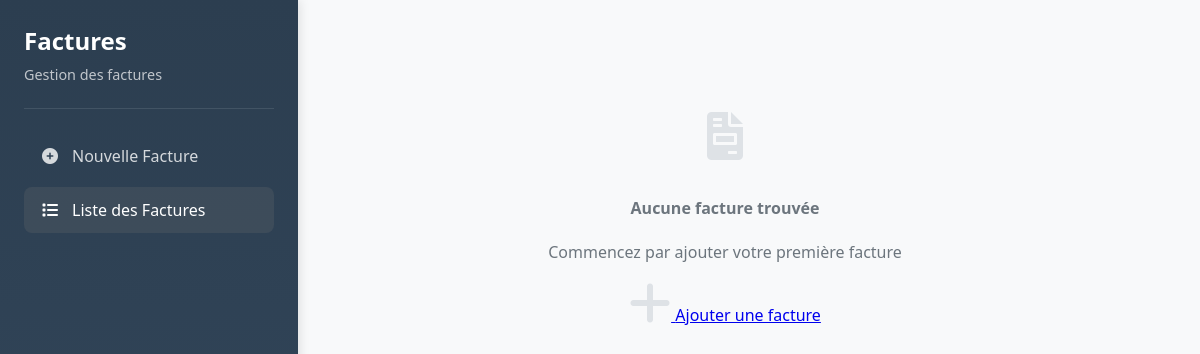
Page /scanFacture/liste/ (signed in) on the earlier database version.
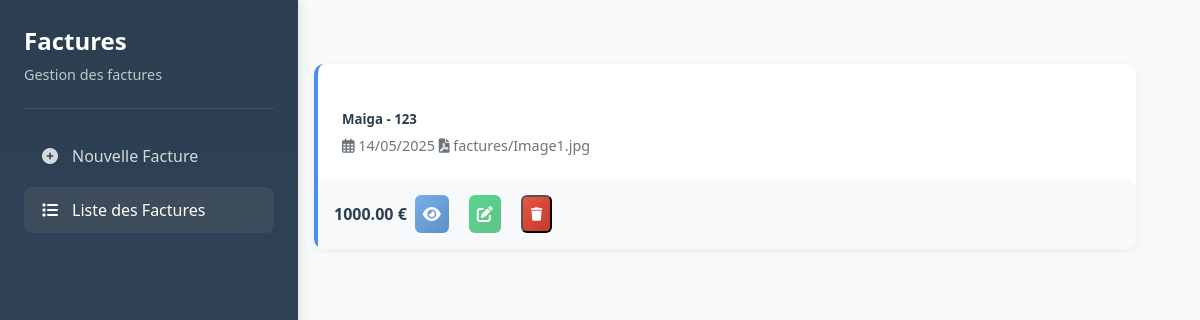
Same page on the later database version.
### scanFacture/models.py (models this page shows, shortened)
class Facture(models.Model):
    utilisateur = models.ForeignKey(User, on_delete=models.CASCADE)
    fournisseur = models.CharField(max_length=255)
    numero_facture = models.CharField(max_length=100)
    date_facture = models.DateField()
    montant_ht = models.DecimalField(max_digits=10, decimal_places=2)
    tva = models.DecimalField(max_digits=10, decimal_places=2)
    montant_ttc = models.DecimalField(max_digits=10, decimal_places=2)
    fichier = models.FileField(upload_to='factures/')

### scanFacture/views.py (the view)
# urls.py: path('liste/', views.liste_factures, name='liste_factures'),
@login_required
def liste_factures(request):
    factures = Facture.objects.filter(utilisateur=request.user).order_by('-date_facture')
    logger.info(f"Nombre de factures trouvées pour l'utilisateur {request.user.id}: {factures.count()}")
    paginator = Paginator(factures, 10)
    page = request.GET.get('page')
    factures_page = paginator.get_page(page)
    return render(request, 'scanFacture/liste-factures.html', {
        'factures': factures_page
    })

### scanFacture/templates/scanFacture/liste-factures.html (shortened to what this page needs)
{% extends 'accounts/base.html' %}
{% load static %}
{% block content %}
<div class="container-fluid py-4">
    <div class="factures-body">
        {% if factures %}
            {% for facture in factures %}
                <div class="facture-card">
                    <div class="row g-0">
                        <div class="col-md-9">
                            <div class="facture-info">
                                <h5 class="facture-title">
                                    {{ facture.fournisseur }} - {{ facture.numero_facture }}
                                </h5>
                                <div class="facture-details">
                                    <span class="facture-date">
                                        <i class="far fa-calendar-alt me-1"></i>
                                        {{ facture.date_facture|date:"d/m/Y" }}
                                    </span>
                                    <span class="ms-3">
                                        <i class="fas fa-file-pdf me-1"></i>
                                        {{ facture.fichier.name|default:"Aucun fichier" }}
                                    </span>
                                </div>
                            </div>
                        </div>
                        <div class="col-md-3">
                            <div class="facture-actions">
                                <span class="facture-amount">
                                    {{ facture.montant_ttc }} €
                                </span>
                                <div class="ms-auto button">
                                    <a href="{% url 'detail_facture' facture.id %}" class="btn-action btn-view" title="Voir">
                                        <i class="fas fa-eye"></i>
                                    </a>
                                    <a href="{% url 'modifier_facture' facture.id %}" class="btn-action btn-edit" title="Modifier">
                                        <i class="fas fa-edit"></i>
                                    </a>
                                    <button type="button" class="btn-action btn-delete" title="Supprimer"
                                            onclick="supprimerFacture({{ facture.id }})">
                                        <i class="fas fa-trash"></i>
                                    </button>
                                </div>
                            </div>
                        </div>
                    </div>
                </div>
            {% endfor %}
        {% else %}
            <div class="empty-state">
                <i class="fas fa-file-invoice"></i>
                <h4>Aucune facture trouvée</h4>
                <p>Commencez par ajouter votre première facture</p>
                <a href="{% url 'ajouter_facture' %}" class="btn btn-primary mt-3">
                    <i class="fas fa-plus me-2"></i>
                    Ajouter une facture
                </a>
            </div>
        {% endif %}
    </div>
</div>
{% endblock %}

### accounts/templates/accounts/base.html (shortened to what this page needs)
<!DOCTYPE html>
<html lang="fr">
<head>
    <link href="https://cdnjs.cloudflare.com/ajax/libs/font-awesome/6.0.0/css/all.min.css" rel="stylesheet">
</head>
<body>
    <div class="sidebar">
        <div class="sidebar-header">
            <h2>Factures</h2>
            <p>Gestion des factures</p>
        </div>
        <nav>
            <div class="nav-item">
                <a href="{% url 'ajouter_facture' %}" class="nav-link {% if request.resolver_match.url_name == 'ajouter_facture' %}active{% endif %}">
                    <i class="fas fa-plus-circle"></i>
                    <span>Nouvelle Facture</span>
                </a>
            </div>
            <div class="nav-item">
                <a href="{% url 'liste_factures' %}" class="nav-link {% if request.resolver_match.url_name == 'liste_factures' %}active{% endif %}">
                    <i class="fas fa-list"></i>
                    <span>Liste des Factures</span>
                </a>
            </div>
        </nav>
    </div>
    <div class="main-content">
        {% block content %}
        {% endblock %}
    </div>
</body>
</html>

### accounts/templates/accounts/base.html (style rules this page uses)
body { margin: 0; font-family: 'Segoe UI', Tahoma, Geneva, Verdana, sans-serif; display: flex; background-color: #f8f9fa; }
.sidebar { width: 250px; background: linear-gradient(180deg, #2c3e50 0%, #34495e 100%); padding: 1.5rem; height: 100vh; color: white; position: fixed; box-shadow: 2px 0 10px rgba(0,0,0,0.1); }
.sidebar-header { padding-bottom: 1.5rem; margin-bottom: 1.5rem; border-bottom: 1px solid rgba(255,255,255,0.1); }
.sidebar-header h2 { margin: 0; font-size: 1.5rem; font-weight: 600; color: #fff; }
.sidebar-header p { margin: 0.5rem 0 0; font-size: 0.9rem; color: rgba(255,255,255,0.7); }
.nav-item { margin-bottom: 0.5rem; }
.nav-link { display: flex; align-items: center; color: rgba(255,255,255,0.8); padding: 0.75rem 1rem; text-decoration: none; border-radius: 8px; transition: all 0.3s ease; }
.nav-link.active { background: #6F707039; color: #fff; }
.nav-link i { margin-right: 0.75rem; width: 20px; text-align: center; }
.main-content { margin-left: 250px; padding: 2rem; flex: 1; min-height: 100vh; }

### scanFacture/templates/scanFacture/liste-factures.html (style rules this page uses)
.factures-body { padding: 2rem; }
.facture-card { background: white; border-radius: 10px; box-shadow: 0 2px 8px rgba(0, 0, 0, 0.05); margin-bottom: 1rem; transition: all 0.3s ease; border-left: 4px solid #4a90e2; }
.facture-info { padding: 1.5rem; }
.facture-title { color: #2c3e50; font-weight: 600; margin-bottom: 0.5rem; }
.facture-details { color: #6c757d; font-size: 0.9rem; }
.facture-amount { font-weight: 600; color: #2c3e50; }
.facture-date { color: #6c757d; font-size: 0.9rem; }
.facture-actions { padding: 1rem; background: #f8f9fa; border-radius: 0 10px 10px 0; display: flex; align-items: center; gap: 0.5rem; }
.btn-action { padding: 0.5rem; border-radius: 6px; transition: all 0.3s ease; color: white; }
.btn-view { background: linear-gradient(135deg, #4A91E2BA 0%, #3579BDCE 100%); }
.btn-edit { background: linear-gradient(135deg, #2ECC70C9 0%, #27AE5FBA 100%); }
.btn-delete { background: linear-gradient(135deg, #E74D3CF2 0%, #C03A2BFF 100%); }
.button { display: flex; flex-direction: row; gap: 20px; }

Differences in the rows shown:
added Facture: fournisseur "Maiga", numero_facture "123", date_facture "14/05/2025", fichier.name "factures/Image1.jpg", montant_ttc "1000.00"
Other differences:
text no longer shown: "Aucune facture trouvée Commencez par ajouter votre première facture Ajouter une facture"
